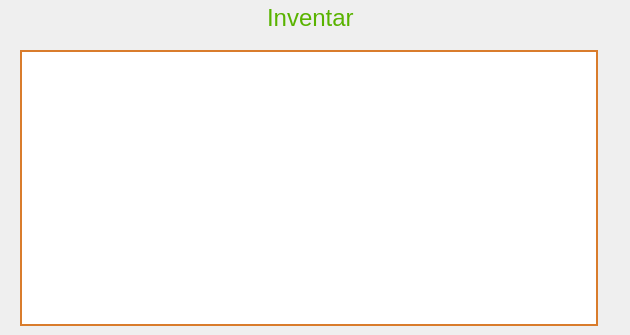
       <widget class="QWidget" name="Inventar">
        <property name="font">
         <font>
          <underline>false</underline>
         </font>
        </property>
        <attribute name="title">
         <string>Inventar</string>
        </attribute>
        <widget class="QWidget" name="layoutWidget">
         <property name="geometry">
          <rect>
           <x>0</x>
           <y>-3</y>
           <width>621</width>
           <height>41</height>
          </rect>
         </property>
         <layout class="QHBoxLayout" name="horizontalLayout_2">
          <item>
           <spacer name="horizontalSpacer">
            <property name="orientation">
             <enum>Qt::Horizontal</enum>
            </property>
            <property name="sizeHint" stdset="0">
             <size>
              <width>138</width>
              <height>20</height>
             </size>
            </property>
           </spacer>
          </item>
          <item>
           <widget class="QLabel" name="InventarLabel">
            <property name="font">
             <font>
              <pointsize>18</pointsize>
             </font>
            </property>
            <property name="styleSheet">
             <string notr="true">color: rgb(89, 179, 0);</string>
            </property>
            <property name="text">
             <string>Inventar</string>
            </property>
           </widget>
          </item>
          <item>
           <spacer name="horizontalSpacer_2">
            <property name="orientation">
             <enum>Qt::Horizontal</enum>
            </property>
            <property name="sizeHint" stdset="0">
             <size>
              <width>138</width>
              <height>20</height>
             </size>
            </property>
           </spacer>
          </item>
         </layout>
        </widget>
        <widget class="QTableWidget" name="tableWidget">
         <property name="geometry">
          <rect>
           <x>20</x>
           <y>50</y>
           <width>578</width>
           <height>276</height>
          </rect>
         </property>
         <property name="sizePolicy">
          <sizepolicy hsizetype="Fixed" vsizetype="Fixed">
           <horstretch>0</horstretch>
           <verstretch>0</verstretch>
          </sizepolicy>
         </property>
         <property name="minimumSize">
          <size>
           <width>578</width>
           <height>276</height>
          </size>
         </property>
         <property name="maximumSize">
          <size>
           <width>525</width>
           <height>275</height>
          </size>
         </property>
         <property name="font">
          <font>
           <pointsize>12</pointsize>
           <weight>50</weight>
           <italic>false</italic>
           <bold>false</bold>
           <underline>false</underline>
           <strikeout>false</strikeout>
           <kerning>true</kerning>
          </font>
         </property>
         <property name="tabletTracking">
          <bool>false</bool>
         </property>
         <property name="styleSheet">
          <string notr="true">border: 2px solid;
border-color: rgb(217, 124, 44)

</string>
         </property>
         <property name="dragDropOverwriteMode">
          <bool>false</bool>
         </property>
         <property name="alternatingRowColors">
          <bool>true</bool>
         </property>
         <property name="selectionMode">
          <enum>QAbstractItemView::SingleSelection</enum>
         </property>
         <property name="selectionBehavior">
          <enum>QAbstractItemView::SelectRows</enum>
         </property>
         <property name="textElideMode">
          <enum>Qt::ElideMiddle</enum>
         </property>
         <property name="showGrid">
          <bool>false</bool>
         </property>
         <attribute name="horizontalHeaderVisible">
          <bool>false</bool>
         </attribute>
         <attribute name="horizontalHeaderCascadingSectionResizes">
          <bool>false</bool>
         </attribute>
         <attribute name="horizontalHeaderDefaultSectionSize">
          <number>287</number>
         </attribute>
         <attribute name="horizontalHeaderHighlightSections">
          <bool>true</bool>
         </attribute>
         <attribute name="verticalHeaderVisible">
          <bool>false</bool>
         </attribute>
         <column>
          <property name="text">
           <string>Item</string>
          </property>
         </column>
         <column>
          <property name="text">
           <string>Anzal</string>
          </property>
         </column>
        </widget>
       </widget>
